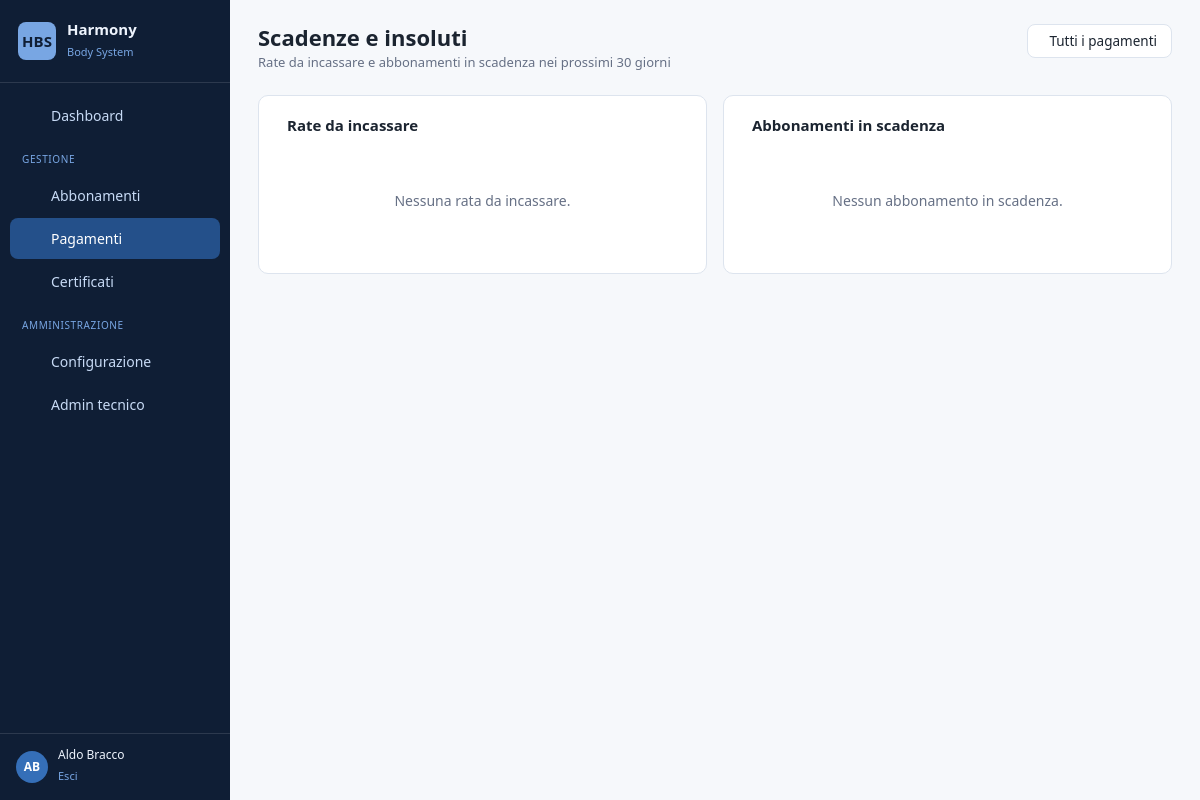
The page /members/payments-due/ (signed in) on the database as committed earlier.
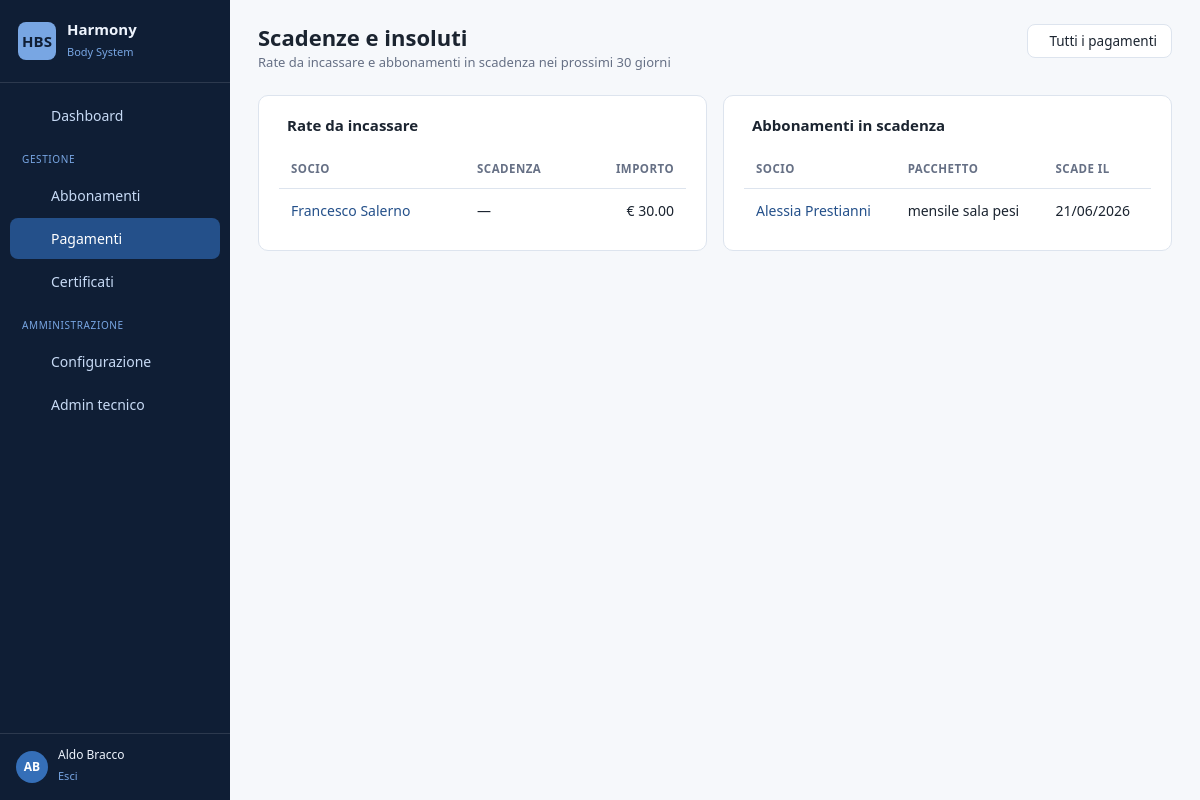
The same page on the database as committed later.
### members/models.py (models this page shows, shortened)
class Payment(models.Model):
    class PaymentType(models.TextChoices):
        ENROLLMENT = 'ENROLLMENT', _('Iscrizione')
        MONTHLY = 'MONTHLY', _('Mensile')
        QUARTERLY = 'QUARTERLY', _('Trimestrale')
        FOURMONTH = 'FOURMONTH', _('Quadrimestrale')
    class PaymentMode(models.TextChoices):
        CASH = 'C', _('Contanti')
        BANK = 'B', _('Bonifico / POS')
    member = models.ForeignKey(
        Member, on_delete=models.CASCADE,
        related_name="payments", verbose_name=_("Socio"),
    )
    subscription = models.OneToOneField(
        Subscription, on_delete=models.CASCADE,
        null=True, blank=True,
        related_name="payments",   # manteniamo il nome 'payments'
        verbose_name=_("Abbonamento"),
    )
    payment_type = models.CharField(
        _("Tipo"), max_length=20, choices=PaymentType.choices,
    )
    payment_date = models.DateField(_("Data pagamento"), null=True, blank=True)
    due_date = models.DateField(_("Scadenza"), null=True, blank=True)
    next_due_date = models.DateField(_("Prossima scadenza"), null=True, blank=True)
    amount = models.DecimalField(_("Quota €"), max_digits=8, decimal_places=2, default=0)
    enrollment_amount = models.DecimalField(
        _("Iscrizione €"), max_digits=8, decimal_places=2, null=True, blank=True,
    )
    discount = models.DecimalField(_("Sconto €"), max_digits=8, decimal_places=2, default=0)
    payment_mode = models.CharField(
        _("Modalità"), max_length=2, choices=PaymentMode.choices, blank=True,
    )
    fee_code = models.CharField(_("Tariffa"), max_length=5, blank=True)  # A / B / C ...
    is_paid = models.BooleanField(_("Pagato"), default=True)
    class Meta:
        verbose_name = _("Pagamento")
        verbose_name_plural = _("Pagamenti")
        ordering = ["-due_date", "-payment_date"]
    @property
    def net_amount(self):
        return (self.amount or 0) - (self.discount or 0)
    @property
    def is_overdue(self):
        if self.is_paid:
            return False
        return bool(self.due_date and self.due_date < timezone.now().date())

class Member(AbstractUser):
    class Role(models.TextChoices):
        ADMIN = "ADMIN", _("Amministratore")
        STAFF = "STAFF", _("Segreteria")
        INSTRUCTOR = "INSTRUCTOR", _("Istruttore")
        MEMBER = "MEMBER", _("Socio")
    class Sex(models.TextChoices):
        MALE = "M", _("Maschio")
        FEMALE = "F", _("Femmina")
    role = models.CharField(
        _("Ruolo"), max_length=20, choices=Role.choices, default=Role.MEMBER
    )
    first_name = models.CharField(_("Nome"), max_length=150, blank=False)
    last_name = models.CharField(_("Cognome"), max_length=150, blank=False)
    email = models.EmailField(_("Email"), blank=True)
    card_number = models.CharField(
        _("Numero tessera"), max_length=30, unique=True, null=True, blank=True,
        help_text=_("Formato es. BS/23/00202"),
    )
    fiscal_code = models.CharField(_("Codice fiscale"), max_length=16, blank=True)
    sex = models.CharField(_("Sesso"), max_length=1, choices=Sex.choices, blank=True)
    date_of_birth = models.DateField(_("Data di nascita"), null=True, blank=True)
    birth_place = models.CharField(_("Luogo di nascita"), max_length=120, blank=True)
    phone_number = models.CharField(_("Cellulare"), max_length=20, blank=True)
    phone_home = models.CharField(_("Telefono casa"), max_length=20, blank=True)
    address = models.CharField(_("Indirizzo"), max_length=255, blank=True)
    residence_city = models.CharField(_("Comune di residenza"), max_length=120, blank=True)
    province = models.CharField(_("Provincia"), max_length=2, blank=True)
    postal_code = models.CharField(_("CAP"), max_length=5, blank=True)
    photo = models.ImageField(_("Foto"), upload_to="member_photos/", null=True, blank=True)
    notes = models.TextField(_("Note"), blank=True)
    registration_date = models.DateField(_("Data registrazione"), null=True, blank=True)
    is_dismissed = models.BooleanField(_("Dimesso / Cessato"), default=False)
    sector = models.ForeignKey(
        Sector, on_delete=models.SET_NULL, null=True, blank=True,
        related_name="members", verbose_name=_("Settore"),
    )
    instructor = models.ForeignKey(
        Instructor, on_delete=models.SET_NULL, null=True, blank=True,
        related_name="members", verbose_name=_("Insegnante tecnico"),
    )
    guardian = models.ForeignKey(
        "self", on_delete=models.SET_NULL, null=True, blank=True,
        related_name="dependents", verbose_name=_("Genitore / tutore"),
    )
    class Meta:
        verbose_name = _("Socio")
        verbose_name_plural = _("Soci")
        ordering = ["last_name", "first_name"]

class Subscription(models.Model):
    class SubscriptionType(models.TextChoices):
        MONTHLY = 'MONTHLY', _('Mensile')
        QUARTERLY = 'QUARTERLY', _('Trimestrale')
        FOURMONTH = 'FOURMONTH', _('Quadrimestrale')
        SEMESTRAL = 'SEMESTRAL', _('Semestrale')
        ANNUAL = 'ANNUAL', _('Annuale')
    member = models.ForeignKey(
        Member, on_delete=models.CASCADE,
        related_name="subscriptions", verbose_name=_("Socio"),
    )
    subscription_type = models.CharField(
        max_length=20, choices=SubscriptionType.choices,
        verbose_name=_("Tipologia abbonamento"),
    )
    sector = models.ForeignKey(
        Sector, on_delete=models.PROTECT,
        related_name="subscriptions", verbose_name=_("Settore"),
        null=True, blank=True,
    )
    start_date = models.DateField(verbose_name=_("Data inizio"))
    end_date = models.DateField(verbose_name=_("Data fine"), null=True, blank=True)
    package = models.ForeignKey(
        'Package', on_delete=models.PROTECT,
        related_name="subscriptions", verbose_name=_("Pacchetto"),
        null=True, blank=True,   # nullable per non rompere i record esistenti
    )
    class Meta:
        verbose_name = _("Abbonamento")
        verbose_name_plural = _("Abbonamenti")
        ordering = ['-end_date']

class Package(models.Model):
    class PackageType(models.TextChoices):
        MONTHLY = 'MONTHLY', _('Mensile')
        QUARTERLY = 'QUARTERLY', _('Trimestrale')
        FOURMONTH = 'FOURMONTH', _('Quadrimestrale')
        SEMESTRAL = 'SEMESTRAL', _('Semestrale')
        ANNUAL = 'ANNUAL', _('Annuale')
    name = models.CharField(_("Nome pacchetto"), max_length=120)
    sector = models.ForeignKey(
        Sector, on_delete=models.PROTECT,
        related_name="packages", verbose_name=_("Settore"),
    )
    package_type = models.CharField(
        _("Tipo"), max_length=20, choices=PackageType.choices,
    )
    price = models.DecimalField(_("Prezzo"), max_digits=8, decimal_places=2)
    is_active = models.BooleanField(_("Attivo"), default=True)
    class Meta:
        verbose_name = _("Pacchetto")
        verbose_name_plural = _("Listino pacchetti")
        ordering = ["sector__name", "name"]

### members/views_payments.py (the view)
# urls.py: path('payments-due/', views_payments.payment_due, name='payment_due'),
@office_required
def payment_due(request):
    today = timezone.now().date()
    giorni = 30
    limite = today + timedelta(days=giorni)
    insoluti = Payment.objects.select_related('member').filter(
        is_paid=False
    ).order_by('due_date')
    subs_in_scadenza = Subscription.objects.select_related('member', 'package').filter(
        end_date__gte=today, end_date__lte=limite
    ).order_by('end_date')
    return render(request, 'payments/payment_due.html', {
        'insoluti': insoluti,
        'subs_in_scadenza': subs_in_scadenza,
        'giorni': giorni,
        'today': today,
        'active_nav': 'payments',
    })

### members/views_payments.py (called while the page is built)
def office_required(view_func):
    @wraps(view_func)
    @login_required
    def _wrapped(request, *args, **kwargs):
        u = request.user
        if u.is_staff or u.is_superuser or getattr(u, "is_office", False):
            return view_func(request, *args, **kwargs)
        raise PermissionDenied
    return _wrapped

### templates/payments/payment_due.html (shortened to what this page needs)
{% extends "base.html" %}
{% block content %}
<div class="hbs-pagehead">
    <div>
        <h1>Scadenze e insoluti</h1>
        <p class="hbs-pagehead__sub">Rate da incassare e abbonamenti in scadenza nei prossimi {{ giorni }} giorni</p>
    </div>
    <div class="hbs-pagehead__actions">
        <a href="{% url 'members:payment_all' %}" class="hbs-btn hbs-btn--ghost"> Tutti i pagamenti</a>
    </div>
</div>
<div class="row g-3">
    <div class="col-lg-6">
        <div class="hbs-card" style="height:100%;">
            <div class="hbs-card__title"> Rate da incassare</div>
            {% if insoluti %}
            <table class="hbs-table">
                <thead><tr><th>Socio</th><th>Scadenza</th><th style="text-align:right;">Importo</th></tr></thead>
                <tbody>
                    {% for p in insoluti %}
                    <tr>
                        <td><a href="{% url 'members:payment_list' p.member.id %}" style="color:var(--hbs-green-700); text-decoration:none;">{{ p.member.get_full_name|default:p.member.username }}</a></td>
                        <td {% if p.is_overdue %}style="color:var(--hbs-danger-fg); font-weight:500;"{% endif %}>{{ p.due_date|date:"d/m/Y"|default:"—" }}</td>
                        <td style="text-align:right;">€ {{ p.net_amount|floatformat:2 }}</td>
                    </tr>
                    {% endfor %}
                </tbody>
            </table>
            {% else %}
            <div class="hbs-empty" style="padding:28px;"><p>Nessuna rata da incassare.</p></div>
            {% endif %}
        </div>
    </div>
    <div class="col-lg-6">
        <div class="hbs-card" style="height:100%;">
            <div class="hbs-card__title"> Abbonamenti in scadenza</div>
            {% if subs_in_scadenza %}
            <table class="hbs-table">
                <thead><tr><th>Socio</th><th>Pacchetto</th><th>Scade il</th></tr></thead>
                <tbody>
                    {% for s in subs_in_scadenza %}
                    <tr>
                        <td><a href="{% url 'members:subscription_list' s.member.id %}" style="color:var(--hbs-green-700); text-decoration:none;">{{ s.member.get_full_name|default:s.member.username }}</a></td>
                        <td>{% if s.package %}{{ s.package.name }}{% else %}—{% endif %}</td>
                        <td>{{ s.end_date|date:"d/m/Y" }}</td>
                    </tr>
                    {% endfor %}
                </tbody>
            </table>
            {% else %}
            <div class="hbs-empty" style="padding:28px;"><p>Nessun abbonamento in scadenza.</p></div>
            {% endif %}
        </div>
    </div>
</div>
{% endblock %}

Rows that differ between the two databases and show on the page:
now on this page (row edited): Payment: member.get_full_name "Francesco Salerno", due_date "—", net_amount "30.00"
added Subscription: member.get_full_name "Alessia Prestianni", package.name "mensile sala pesi", end_date "21/06/2026"
Other text that changed with them:
text no longer shown: "Nessuna rata da incassare. Nessun abbonamento in scadenza."
text now shown: "SOCIO SCADENZA IMPORTO SOCIO PACCHETTO SCADE IL"
